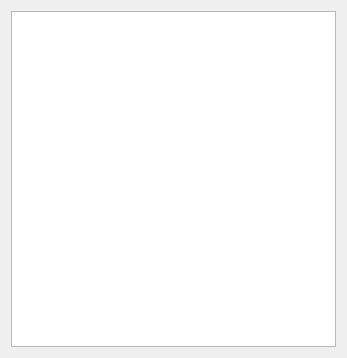
<?xml version="1.0" encoding="UTF-8"?>
<ui version="4.0">
 <class>variableView</class>
 <widget class="QWidget" name="variableView">
  <property name="geometry">
   <rect>
    <x>0</x>
    <y>0</y>
    <width>347</width>
    <height>358</height>
   </rect>
  </property>
  <property name="windowTitle">
   <string>Form</string>
  </property>
  <layout class="QVBoxLayout" name="verticalLayout">
   <item>
    <widget class="QTableView" name="variableList">
     <property name="enabled">
      <bool>true</bool>
     </property>
    </widget>
   </item>
  </layout>
 </widget>
 <resources/>
 <connections/>
</ui>
